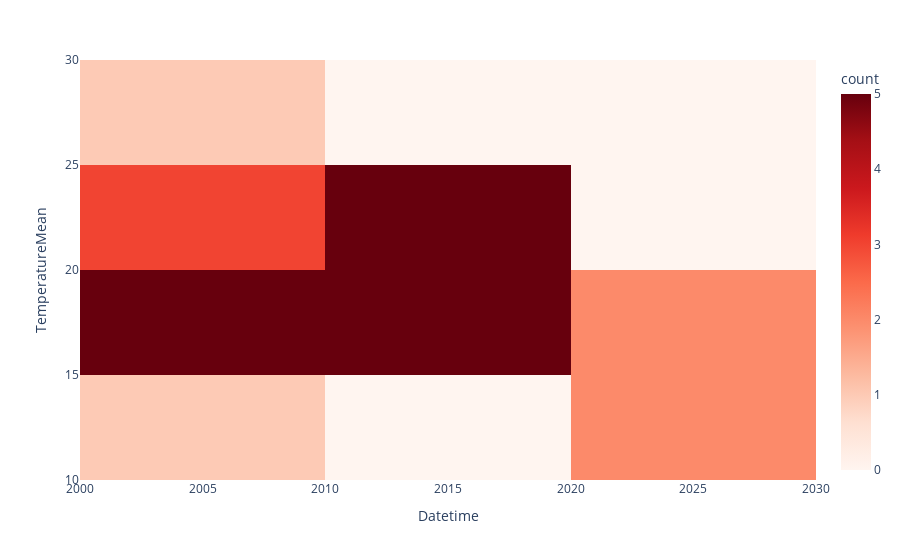

Source (notebook cell):
### Code cell
def heatmap(dataset,variable,startDate,endDate,period):


    dataset["Datetime"] = pd.to_datetime(dataset["Datetime"])
    daterange = pd.date_range(startDate, endDate, freq=period)

    filtered_dataset = dataset[dataset["Datetime"].isin(daterange)]

    fig = px.density_heatmap(filtered_dataset,x = "Datetime",y = variable[0],color_continuous_scale='Reds')
    fig.show()
    # fig = px.area(df, x="year", y="pop", color="continent", line_group="country")


startDate = pd.Timestamp("2000-01-01", tz='UTC')
endDate = pd.Timestamp("2024-07-31", tz='UTC')
variable = ["TemperatureMean","RainSum","RelativeHumidityMean"]
period = "Y"
print(heatmap(dataset,variable,startDate,endDate,period))

### Figure 1 — Plotly figure (JSON) as saved in the notebook; plotly's stock layout.template omitted (floating-point values rounded to 4 significant figures)
{"data": [{"coloraxis": "coloraxis", "hovertemplate": "Datetime=%{x}<br>TemperatureMean=%{y}<br>count=%{z}<extra></extra>", "name": "", "type": "histogram2d", "x": ["2000-12-31T00:00:00+00:00", "2001-12-31T00:00:00+00:00", "2002-12-31T00:00:00+00:00", "2003-12-31T00:00:00+00:00", "2004-12-31T00:00:00+00:00", "2005-12-31T00:00:00+00:00", "2006-12-31T00:00:00+00:00", "2007-12-31T00:00:00+00:00", "2008-12-31T00:00:00+00:00", "2009-12-31T00:00:00+00:00", "2010-12-31T00:00:00+00:00", "2011-12-31T00:00:00+00:00", "2012-12-31T00:00:00+00:00", "2013-12-31T00:00:00+00:00", "2014-12-31T00:00:00+00:00", "2015-12-31T00:00:00+00:00", "2016-12-31T00:00:00+00:00", "2017-12-31T00:00:00+00:00", "2018-12-31T00:00:00+00:00", "2019-12-31T00:00:00+00:00", "2020-12-31T00:00:00+00:00", "2021-12-31T00:00:00+00:00", "2022-12-31T00:00:00+00:00", "2023-12-31T00:00:00+00:00"], "xaxis": "x", "xbingroup": "x", "y": [14.96, 23.08, 20.66, 24.62, 17.33, 26.59, 15.75, 19.15, 18.24, 19.47, 23.1, 15.93, 22.86, 18.34, 18.75, 18.92, 22.55, 18.77, 23.75, 21.96, 14.7, 18.93, 17.32, 14.65], "yaxis": "y", "ybingroup": "y"}], "layout": {"coloraxis": {"colorbar": {"title": {"text": "count"}}, "colorscale": [[0, "rgb(255,245,240)"], [0.125, "rgb(254,224,210)"], [0.25, "rgb(252,187,161)"], [0.375, "rgb(252,146,114)"], [0.5, "rgb(251,106,74)"], [0.625, "rgb(239,59,44)"], [0.75, "rgb(203,24,29)"], [0.875, "rgb(165,15,21)"], [1, "rgb(103,0,13)"]]}, "legend": {"tracegroupgap": 0}, "margin": {"t": 60}, "xaxis": {"anchor": "y", "domain": [0, 1], "title": {"text": "Datetime"}}, "yaxis": {"anchor": "x", "domain": [0, 1], "title": {"text": "TemperatureMean"}}}}
